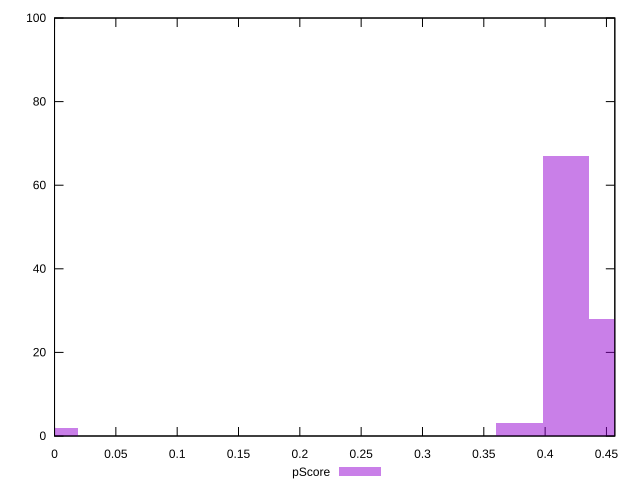

This figure's gnuplot source:
reset

$pScore <<EOF
0.41703196763770106 67
0.4549439646956739 28
0 2
0.37911997057972824 3
EOF

set key outside below
set boxwidth 0.037911997057972824
set xrange [0:0.4568235294117647]
set yrange [0:100]
set trange [0:100]
set style fill transparent solid 0.5 noborder
set terminal svg size 640, 490 enhanced background rgb 'white'
set output "reprap/render-blocking-resources/samples/pages+cached+noexternal/pScore/histogram.svg"

plot $pScore title "pScore" with boxes

reset
